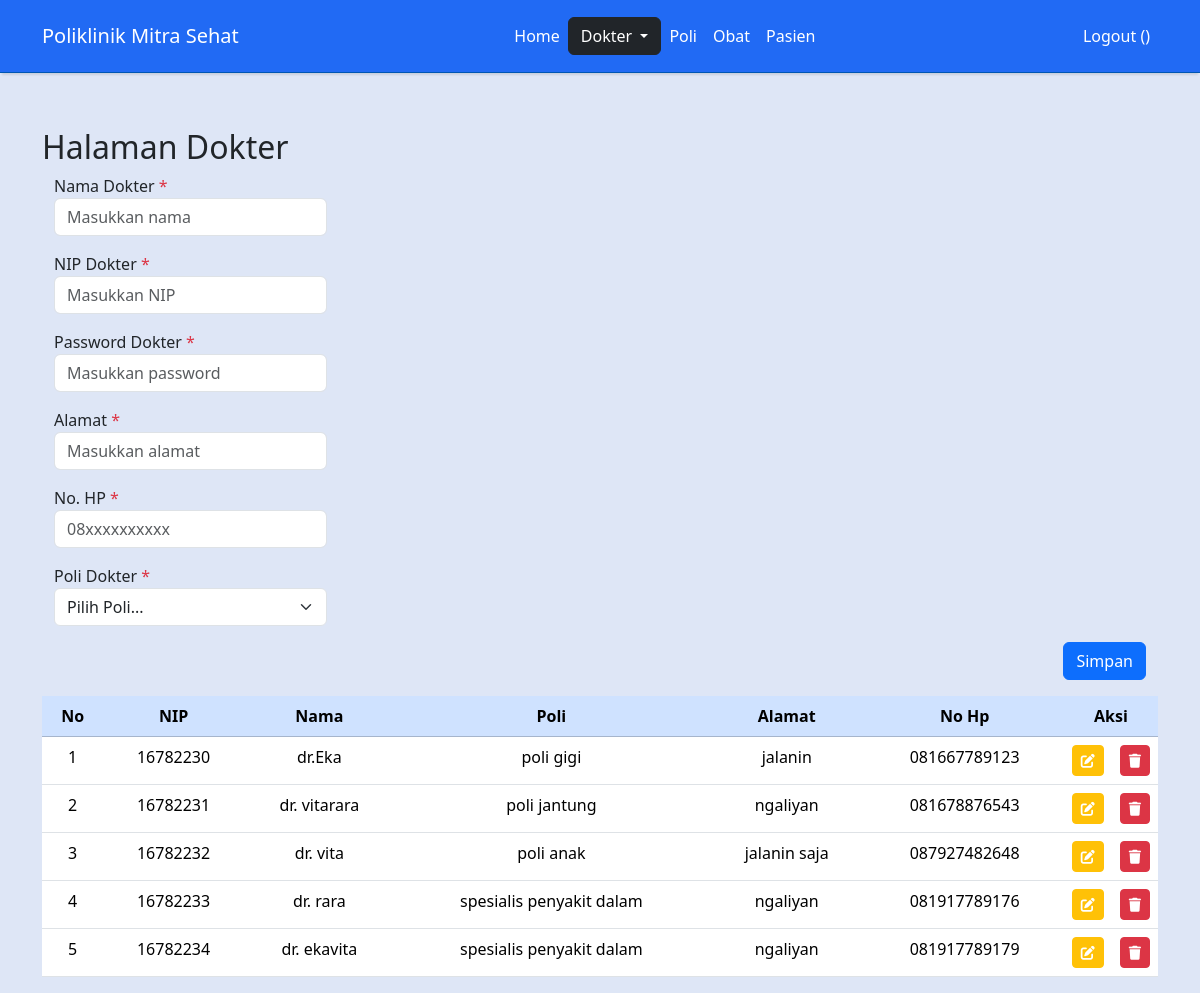
/index.php?page=dokter (signed in), run on the app's committed database.
### tables this page shows
CREATE TABLE `dokter` (
  `id` int(10) UNSIGNED NOT NULL,
  `nama` varchar(255) NOT NULL,
  `alamat` varchar(255) NOT NULL,
  `no_hp` varchar(50) NOT NULL,
  `id_poli` int(10) UNSIGNED NOT NULL,
  `nip` int(11) NOT NULL,
  `password` varchar(255) NOT NULL
);

CREATE TABLE `poli` (
  `id` int(10) UNSIGNED NOT NULL,
  `nama_poli` varchar(25) NOT NULL,
  `keterangan` text NOT NULL
);

### dokter.php (the view, shortened to what this page needs)
<main id="dokter-page">
    <div class="container" style="margin-top: 5.5rem;">
        <div class="row">
            <h2 class="ps-0">Halaman Dokter</h2>
            <div class="container">
                <form action="" method="POST" onsubmit="return(validate());">
                    <?php
                    $nama = '';
                    $nip = '';
                    $password = '';
                    $alamat = '';
                    $no_hp = '';
                    ?>
                    <div class="mb-3 w-25">
                        <label for="nama">Nama Dokter <span class="text-danger">*</span></label>
                        <input type="text" name="nama" class="form-control" required placeholder="Masukkan nama" value="<?php echo $nama ?>">
                    </div>
                    <div class="mb-3 w-25">
                        <label for="nip">NIP Dokter <span class="text-danger">*</span></label>
                        <input type="text" name="nip" class="form-control" required placeholder="Masukkan NIP" value="<?php echo $nip ?>">
                    </div>
                    <div class="mb-3 w-25">
                        <label for="password">Password Dokter <span class="text-danger">*</span></label>
                        <input type="password" name="password" class="form-control" required placeholder="Masukkan password" value="<?php echo $password ?>">
                    </div>
                    <div class="mb-3 w-25">
                        <label for="alamat">Alamat <span class="text-danger">*</span></label>
                        <input type="text" name="alamat" class="form-control" required placeholder="Masukkan alamat" value="<?php echo $alamat ?>">
                    </div>
                    <div class="mb-3 w-25">
                        <label for="no_hp">No. HP <span class="text-danger">*</span></label>
                        <input type="number" name="no_hp" class="form-control" required placeholder="08xxxxxxxxxx" value="<?php echo $no_hp ?>">
                    </div>
                    <div class="dropdown mb-3 w-25">
                        <label for="id_poli">Poli Dokter <span class="text-danger">*</span></label>
                        <select class="form-select" name="id_poli" aria-label="id_poli">
                            <option selected>Pilih Poli...</option>
                        </select>
                    </div>
                    <div class="d-flex justify-content-end mt-2">
                        <button type="submit" name="simpanData" class="btn btn-primary">Simpan</button>
                    </div>
                </form>
            </div>
            <div class="table-responsive mt-3 px-0">
                <table class="table text-center">
                    <thead class="table-primary">
                        <tr>
                            <th valign="middle">No</th>
                            <th valign="middle">NIP</th>
                            <th valign="middle">Nama</th>
                            <th valign="middle">Poli</th>
                            <th valign="middle">Alamat</th>
                            <th valign="middle">No Hp</th>
                            <th valign="middle" style="width: 0.5%;" colspan="2">Aksi</th>
                        </tr>
                    </thead>
                    <tbody>
                        <?php
                            $result = mysqli_query($mysqli, "SELECT dokter.*, poli.nama_poli FROM dokter JOIN poli ON dokter.id_poli = poli.id");
                            $no = 1;
                            while ($data = mysqli_fetch_array($result)) :
                            ?>
                                <tr>
                                    <td><?php echo $no++ ?></td>
                                    <td><?php echo $data['nip'] ?></td>
                                    <td><?php echo $data['nama'] ?></td>
                                    <td><?php echo $data['nama_poli'] ?></td>
                                    <td><?php echo $data['alamat'] ?></td>
                                    <td><?php echo $data['no_hp'] ?></td>
                                    <td>
                                        <a class="btn btn-sm btn-warning text-white" href="index.php?page=dokter&id=<?php echo $data['id'] ?>">
                                            <i class="fa-solid fa-pen-to-square"></i>
                                        </a>
                                    </td>
                                    <td>
                                        <a href="index.php?page=dokter&id=<?php echo $data['id'] ?>&aksi=hapus" class="btn btn-sm btn-danger text-white">
                                            <i class="fa-solid fa-trash"></i>
                                        </a>
                                    </td>
                                </tr>
                        <?php endwhile; ?>
                    </tbody>
                </table>
            </div>
        </div>
    </div>
</main>

### index.php (shortened to what this page needs)
<!DOCTYPE html>
<html lang="en">
<head>
  <link rel="stylesheet" href="css/index.css">
  <link href="https://cdn.jsdelivr.net/npm/bootstrap@5.3.2/dist/css/bootstrap.min.css" rel="stylesheet"
>
</head>
<body>
  <nav class="navbar fixed-top navbar-expand-lg py-3 navbar-dark">
    <div class="container d-flex align-items-center">
      <a class="navbar-brand" href="#">Poliklinik Mitra Sehat</a>
      <div class="collapse navbar-collapse" id="navbarTogglerDemo02">
        <?php
        if (isset($_SESSION['username'])) {
        ?>
        <ul class="navbar-nav d-flex align-items-lg-center ms-auto">
          <li class="nav-item">
            <a class="nav-link active" aria-current="page" href="index.php">Home</a>
          </li>
          <li class="nav-item dropdown">
            <button class="btn btn-dark dropdown-toggle" data-bs-toggle="dropdown" aria-expanded="false">
              Dokter
            </button>
          </li>
          <li class="nav-item">
            <a class="nav-link" href="index.php?page=poli">Poli</a>
          </li>
          <li class="nav-item">
            <a class="nav-link" href="index.php?page=obat">Obat</a>
          </li>
          <li class="nav-item">
            <a class="nav-link" href="index.php?page=pasien">Pasien</a>
          </li>
        </ul>
        <ul class="navbar-nav ms-auto">
          <li class="nav-item">
            <a class="nav-link" href="Logout.php">Logout (<?php echo $_SESSION['fullname'] ?>)</a>
          </li>
        </ul>
        <?php
        }
        ?>
      </div>
    </div>
  </nav>
  <main role="main" class="container">
    <?php
    if (isset($_GET['page'])) {
      include($_GET['page'] . ".php");
    }
    ?>
  </main>
</body>
</html>

### index.php (style rules this page uses)
body { background-color: #DEE6F6; }
nav.navbar { background-color: #216AF4; border-bottom: 1px solid #0056b3; box-shadow: 0px 4px 2px -2px rgba(0, 0, 0, 0.1); }
nav.navbar a.navbar-brand, nav.navbar button.navbar-toggler { color: #fff; }
nav.navbar a.nav-link, nav.navbar button.btn-dark { color: #fff; transition: color 0.3s; }
main.container { margin-top: 8rem; }

### data on the page
dokter: nip "16782230", nama "dr.Eka", id_poli.nama_poli "poli gigi", alamat "jalanin", no_hp "081667789123"
dokter: nip "16782231", nama "dr. vitarara", id_poli.nama_poli "poli jantung", alamat "ngaliyan", no_hp "081678876543"
dokter: nip "16782232", nama "dr. vita", id_poli.nama_poli "poli anak", alamat "jalanin saja", no_hp "087927482648"
dokter: nip "16782233", nama "dr. rara", id_poli.nama_poli "spesialis penyakit dalam", alamat "ngaliyan", no_hp "081917789176"
dokter: nip "16782234", nama "dr. ekavita", id_poli.nama_poli "spesialis penyakit dalam", alamat "ngaliyan", no_hp "081917789179"
